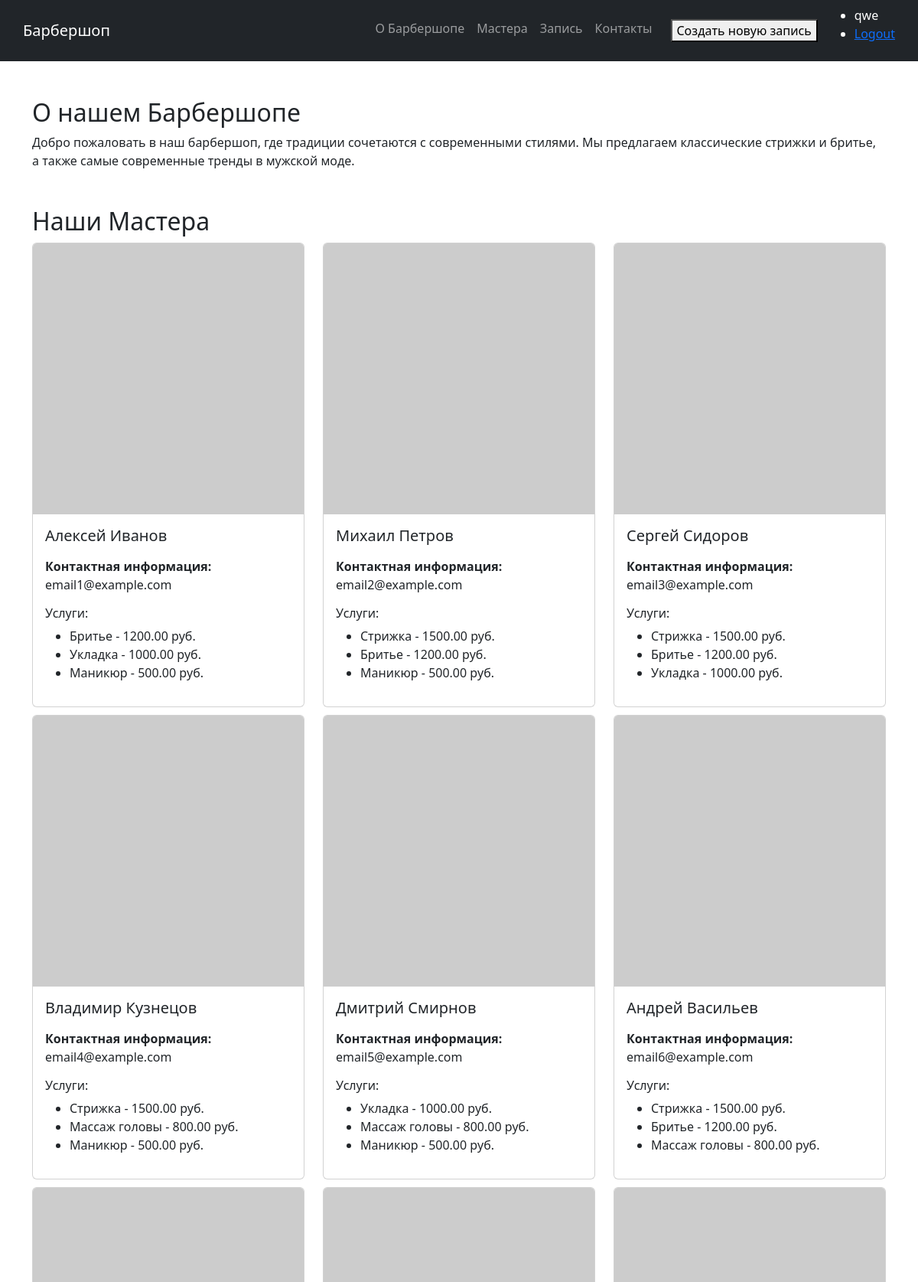
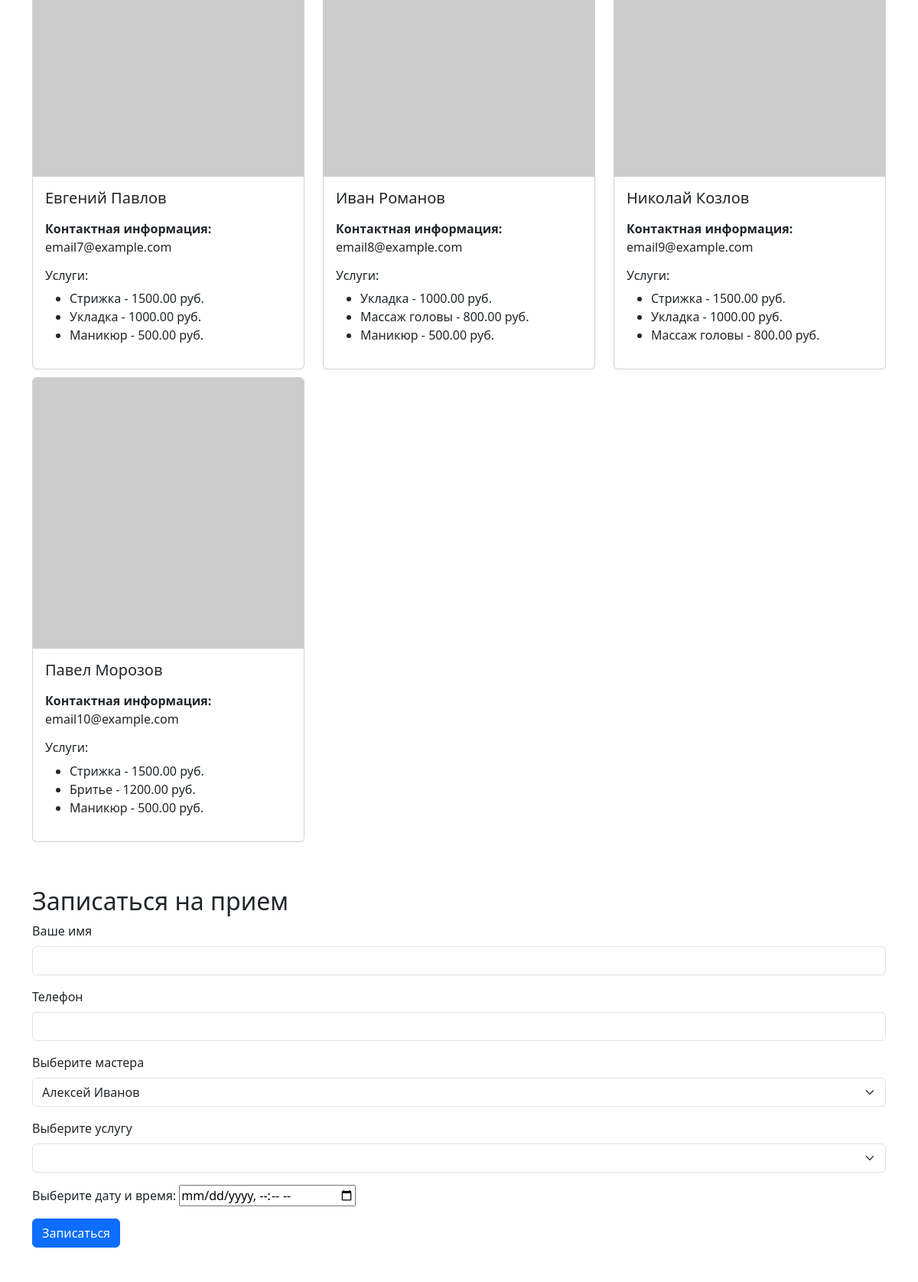
The app's page / (signed in, upper part) with its own data (2 pictures, top to bottom).
### Web/models.py (models this page shows, shortened)
class Master(models.Model):
    first_name = models.CharField(max_length=30)
    last_name = models.CharField(max_length=30)
    contact_info = models.TextField()
    photo = models.ImageField(upload_to='masters_img', blank=True)
    services = models.ManyToManyField('Service')

class Service(models.Model):
    name = models.CharField(max_length=30)
    price = models.DecimalField(decimal_places=2, max_digits=10)

### Web/views.py (the view, shortened to what this page needs)
# urls.py: path('', views.MainView.as_view()),
class MainView(View):
    def get(self, request, *args, **kwargs):
        masters = Master.objects.all()
        context = {
            'masters': masters,
        }
        return render(request, 'Web/main.html', context)

### Web/templates/Web/main.html (shortened to what this page needs)
<!DOCTYPE html>
<html lang="ru">
<head>
    <link rel="stylesheet" href='static/css/base.css'>
    <link href="https://cdn.jsdelivr.net/npm/bootstrap@5.3.0/dist/css/bootstrap.min.css" rel="stylesheet">
</head>
<body>
<header class="bg-dark text-white">
    <nav class="navbar navbar-expand-lg navbar-dark container">
        <a class="navbar-brand" href="#">Барбершоп</a>
        <div class="collapse navbar-collapse" id="navbarNav">
            <ul class="navbar-nav ms-auto">
                <li class="nav-item">
                    <a class="nav-link" href="#about">О Барбершопе</a>
                </li>
                <li class="nav-item">
                    <a class="nav-link" href="#masters">Мастера</a>
                </li>
                <li class="nav-item">
                    <a class="nav-link" href="#booking">Запись</a>
                </li>
                <li class="nav-item">
                    <a class="nav-link" href="#contact">Контакты</a>
                </li>
                <li class="nav-item">
                    <a href="{% url 'visit_create' %}" class="visit_create_button" style="color: #fff; text-decoration: none; padding: 0.5rem 1rem; display: block; transition: color 0.15s ease-in-out, background-color 0.15s ease-in-out;">
                        <button type="button">Создать новую запись</button>
                    </a>
                </li>
            </ul>
            <ul>
                {% if user.is_authenticated %}
                    <li>{{ user.username }}</li>
                    <li><a href="{% url 'logout' %}">Logout</a></li>
                {% else %}
                    <li><a href="{% url 'login' %}">Login</a></li>
                    <li><a href="{% url 'register' %}">Register</a></li>
                {% endif %}
            </ul>
        </div>
    </nav>
</header>
<main class="container my-5">
    <section id="about" class="mb-5">
        <h2>О нашем Барбершопе</h2>
        <p>Добро пожаловать в наш барбершоп, где традиции сочетаются с современными стилями. Мы предлагаем классические стрижки и бритье, а также самые современные тренды в мужской моде.</p>
    </section>
    <section id="masters" class="mb-5">
        <h2>Наши Мастера</h2>
        <div class="row">
            {% for master in masters %}
            <div class="col-md-4">
                <div class="card" style="margin-bottom:10px">
                    {% if master.photo %}
                    <img src="{{ master.photo.url }}" class="card-img-top" alt="{{ master.first_name }}">
                    {% else %}
                    <img src="https://via.placeholder.com/150" class="card-img-top" alt="No Photo">
                    {% endif %}
                    <div class="card-body">
                        <h5 class="card-title">{{ master.first_name }} {{ master.last_name }}</h5>
                        <p class="card-text"><strong>Контактная информация:</strong> {{ master.contact_info }}</p>
                        <h6>Услуги:</h6>
                        <ul>
                            {% for service in master.services.all %}
                            <li>{{ service.name }} - {{ service.price }} руб.</li>
                            {% endfor %}
                        </ul>
                    </div>
                </div>
            </div>
            {% endfor %}
        </div>
    </section>
    <section id="booking" class="mb-5">
        <h2>Записаться на прием</h2>
        <form method="post">
            <div class="mb-3">
                <label for="name" class="form-label">Ваше имя</label>
                <input type="text" class="form-control" id="name" name="name" required>
            </div>
            <div class="mb-3">
                <label for="phone" class="form-label">Телефон</label>
                <input type="text" class="form-control" id="phone" name="phone" required>
            </div>
            <div class="mb-3">
                <label for="master" class="form-label">Выберите мастера</label>
                <select class="form-select" id="master" name="master" required>
                    {% for master in masters %}
                    <option value="{{ master.id }}">{{ master.first_name }} {{ master.last_name }}</option>
                    {% endfor %}
                </select>
            </div>
            <div class="mb-3">
                <label for="service" class="form-label">Выберите услугу</label>
                <select class="form-select" id="service" name="service" required>
                </select>
            </div>
            <div class="mb-3">
                <label for="appointment_date">Выберите дату и время:</label>
                <input type="datetime-local" id="appointment_date" name="appointment_date" required>
            </div>
            <button type="submit" class="btn btn-primary">Записаться</button>
        </form>
    </section>
</main>
</body>
</html>

### Web/static/css/base.css (style rules this page uses)
html { scroll-behavior: smooth; }
.visit_create_button { color: #fff; text-decoration: none; padding: 0.5rem 1rem; display: block; transition: color 0.15s ease-in-out, background-color 0.15s ease-in-out; }

### records on screen
Master: first_name "Алексей", last_name "Иванов", contact_info "email1@example.com"
Service: name "Бритье", price "1200.00"
Service: name "Укладка", price "1000.00"
Service: name "Маникюр", price "500.00"
Master: first_name "Михаил", last_name "Петров", contact_info "email2@example.com"
Service: name "Стрижка", price "1500.00"
Master: first_name "Сергей", last_name "Сидоров", contact_info "email3@example.com"
Master: first_name "Владимир", last_name "Кузнецов", contact_info "email4@example.com"
Service: name "Массаж головы", price "800.00"
Master: first_name "Дмитрий", last_name "Смирнов", contact_info "email5@example.com"
Master: first_name "Андрей", last_name "Васильев", contact_info "email6@example.com"
Master: first_name "Евгений", last_name "Павлов", contact_info "email7@example.com"
Master: first_name "Иван", last_name "Романов", contact_info "email8@example.com"
Master: first_name "Николай", last_name "Козлов", contact_info "email9@example.com"
Master: first_name "Павел", last_name "Морозов", contact_info "email10@example.com"

### other values on screen
{{ user.username }} "qwe"
form field master "Алексей Иванов"
